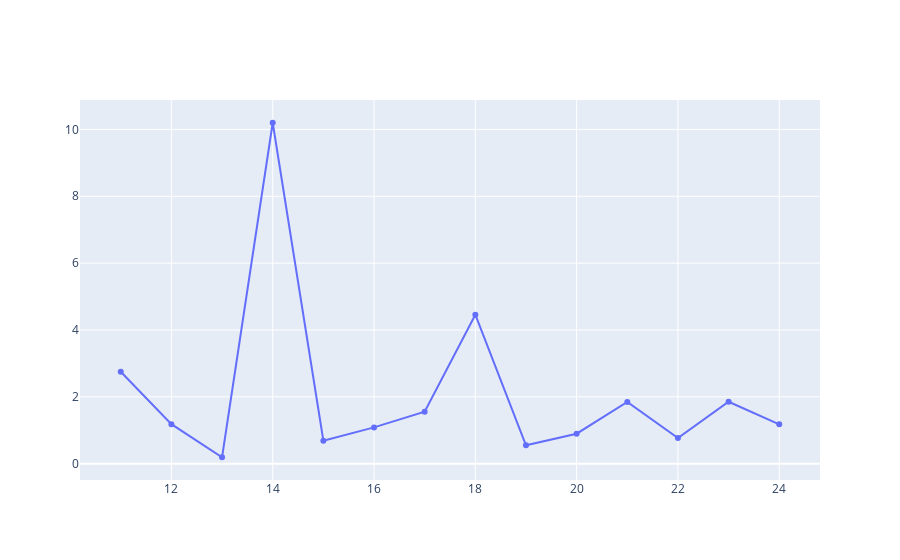

Notebook code for this chart:
### Markdown cell above
## Rate of change of number of confirmed cases. Started from day 11 as it was constant = 16.

### Code cell
py.iplot([{"x": [i for i in range(11,len(res)-1)], "y": resnew}])

### Figure 1 — Plotly figure (JSON) as saved in the notebook; plotly's stock layout.template omitted (floating-point values rounded to 4 significant figures)
{"data": [{"type": "scatter", "x": [11, 12, 13, 14, 15, 16, 17, 18, 19, 20, 21, 22, 23, 24], "y": [2.75, 1.182, 0.1923, 10.2, 0.6863, 1.086, 1.553, 4.458, 0.5513, 0.8966, 1.846, 0.7667, 1.853, 1.176]}], "layout": {}}
